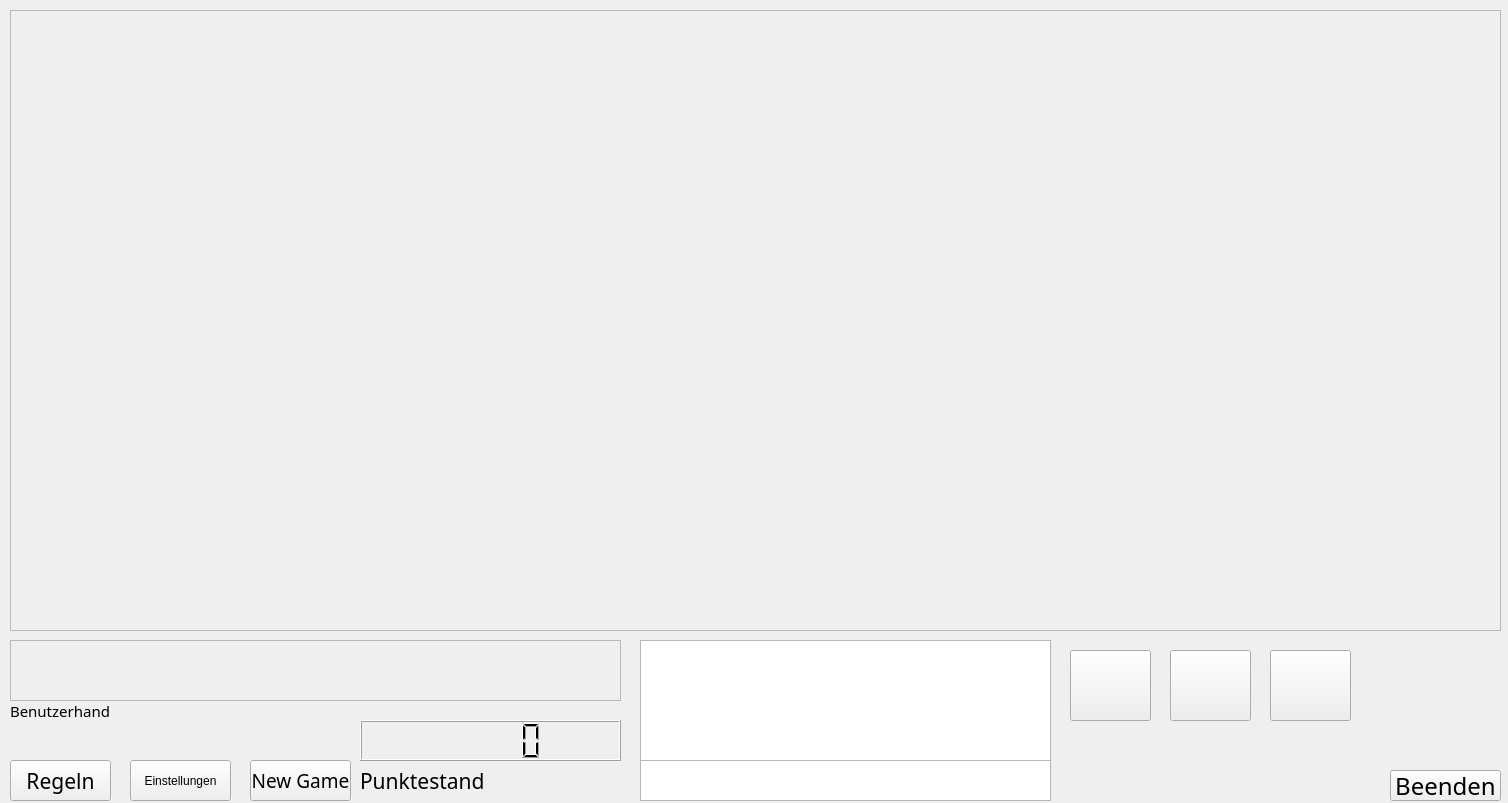
<?xml version="1.0" encoding="UTF-8"?>
<ui version="4.0">
 <class>Game</class>
 <widget class="QWidget" name="Game">
  <property name="geometry">
   <rect>
    <x>0</x>
    <y>0</y>
    <width>1508</width>
    <height>803</height>
   </rect>
  </property>
  <property name="windowTitle">
   <string>Form</string>
  </property>
  <widget class="QPushButton" name="pushButton">
   <property name="geometry">
    <rect>
     <x>1390</x>
     <y>770</y>
     <width>111</width>
     <height>31</height>
    </rect>
   </property>
   <property name="font">
    <font>
     <family>Candara Light</family>
     <pointsize>18</pointsize>
    </font>
   </property>
   <property name="text">
    <string>Beenden</string>
   </property>
  </widget>
  <widget class="Spielfeld" name="frame">
   <property name="geometry">
    <rect>
     <x>10</x>
     <y>10</y>
     <width>1491</width>
     <height>621</height>
    </rect>
   </property>
   <property name="frameShape">
    <enum>QFrame::StyledPanel</enum>
   </property>
   <property name="frameShadow">
    <enum>QFrame::Raised</enum>
   </property>
  </widget>
  <widget class="Benutzerhand" name="frame_2">
   <property name="geometry">
    <rect>
     <x>10</x>
     <y>640</y>
     <width>611</width>
     <height>61</height>
    </rect>
   </property>
   <property name="frameShape">
    <enum>QFrame::StyledPanel</enum>
   </property>
   <property name="frameShadow">
    <enum>QFrame::Raised</enum>
   </property>
  </widget>
  <widget class="QLabel" name="label">
   <property name="geometry">
    <rect>
     <x>10</x>
     <y>700</y>
     <width>351</width>
     <height>21</height>
    </rect>
   </property>
   <property name="font">
    <font>
     <family>Candara Light</family>
     <pointsize>11</pointsize>
    </font>
   </property>
   <property name="text">
    <string>Benutzerhand</string>
   </property>
  </widget>
  <widget class="QTextBrowser" name="textBrowser">
   <property name="geometry">
    <rect>
     <x>640</x>
     <y>640</y>
     <width>411</width>
     <height>121</height>
    </rect>
   </property>
  </widget>
  <widget class="QTextEdit" name="textEdit">
   <property name="geometry">
    <rect>
     <x>640</x>
     <y>760</y>
     <width>411</width>
     <height>41</height>
    </rect>
   </property>
  </widget>
  <widget class="QPushButton" name="pushButton_2">
   <property name="geometry">
    <rect>
     <x>10</x>
     <y>760</y>
     <width>101</width>
     <height>41</height>
    </rect>
   </property>
   <property name="font">
    <font>
     <family>Candara Light</family>
     <pointsize>16</pointsize>
    </font>
   </property>
   <property name="text">
    <string>Regeln</string>
   </property>
  </widget>
  <widget class="QPushButton" name="pushButton_3">
   <property name="geometry">
    <rect>
     <x>130</x>
     <y>760</y>
     <width>101</width>
     <height>41</height>
    </rect>
   </property>
   <property name="text">
    <string>Einstellungen</string>
   </property>
  </widget>
  <widget class="QPushButton" name="pushButton_4">
   <property name="geometry">
    <rect>
     <x>250</x>
     <y>760</y>
     <width>101</width>
     <height>41</height>
    </rect>
   </property>
   <property name="font">
    <font>
     <family>Candara Light</family>
     <pointsize>14</pointsize>
    </font>
   </property>
   <property name="text">
    <string>New Game</string>
   </property>
  </widget>
  <widget class="QLCDNumber" name="lcdNumber">
   <property name="geometry">
    <rect>
     <x>360</x>
     <y>720</y>
     <width>261</width>
     <height>41</height>
    </rect>
   </property>
  </widget>
  <widget class="QLabel" name="label_2">
   <property name="geometry">
    <rect>
     <x>360</x>
     <y>770</y>
     <width>131</width>
     <height>21</height>
    </rect>
   </property>
   <property name="font">
    <font>
     <family>Candara Light</family>
     <pointsize>16</pointsize>
    </font>
   </property>
   <property name="text">
    <string>Punktestand</string>
   </property>
  </widget>
  <widget class="QPushButton" name="pushButton_5">
   <property name="geometry">
    <rect>
     <x>1070</x>
     <y>650</y>
     <width>81</width>
     <height>71</height>
    </rect>
   </property>
   <property name="text">
    <string/>
   </property>
  </widget>
  <widget class="QPushButton" name="pushButton_6">
   <property name="geometry">
    <rect>
     <x>1170</x>
     <y>650</y>
     <width>81</width>
     <height>71</height>
    </rect>
   </property>
   <property name="text">
    <string/>
   </property>
  </widget>
  <widget class="QPushButton" name="pushButton_7">
   <property name="geometry">
    <rect>
     <x>1270</x>
     <y>650</y>
     <width>81</width>
     <height>71</height>
    </rect>
   </property>
   <property name="text">
    <string/>
   </property>
  </widget>
 </widget>
 <customwidgets>
  <customwidget>
   <class>Spielfeld</class>
   <extends>QFrame</extends>
   <header location="global">spielfeld.h</header>
   <container>1</container>
  </customwidget>
  <customwidget>
   <class>Benutzerhand</class>
   <extends>QFrame</extends>
   <header location="global">benutzerhand.h</header>
   <container>1</container>
  </customwidget>
 </customwidgets>
 <resources/>
 <connections/>
</ui>
